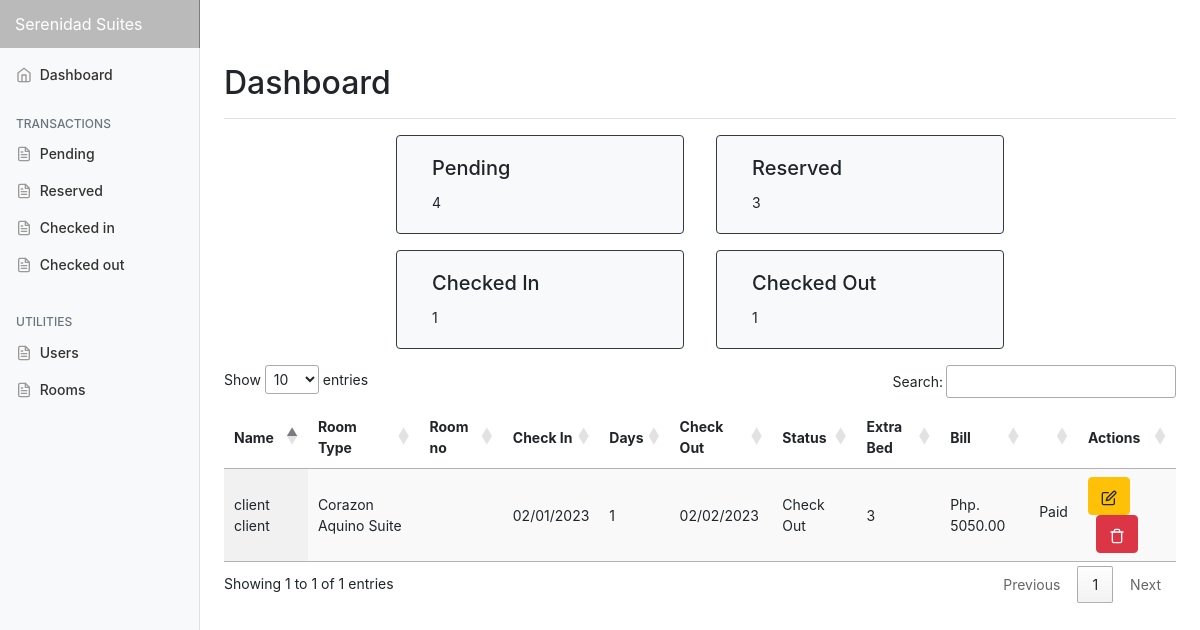
Page /admin/checkedout.php (signed in) on the committed database.
### tables this page shows
CREATE TABLE `transactions` (
  `id` int NOT NULL,
  `guest_id` int NOT NULL,
  `room_id` int NOT NULL,
  `room_no` int DEFAULT NULL,
  `extra_bed` tinyint NOT NULL DEFAULT '0',
  `extra_pax` int DEFAULT NULL,
  `status` varchar(50) DEFAULT NULL,
  `days` int DEFAULT NULL,
  `checkin` varchar(50) DEFAULT NULL,
  `checkin_time` varchar(50) DEFAULT NULL,
  `checkout` varchar(50) DEFAULT NULL,
  `checkout_time` varchar(50) DEFAULT NULL,
  `bill` varchar(50) DEFAULT NULL,
  `balance` int NOT NULL DEFAULT '0',
  `payment` int NOT NULL DEFAULT '0',
  `is_payment_full` tinyint NOT NULL DEFAULT '0',
  `payment_at` datetime DEFAULT NULL,
  `valid_until` varchar(50) DEFAULT NULL,
  `is_unread` tinyint(1) NOT NULL DEFAULT '1',
  `created_at` datetime DEFAULT NULL,
  `updated_at` datetime DEFAULT NULL,
  `remarks` varchar(500) DEFAULT NULL
);

CREATE TABLE `guest` (
  `id` int NOT NULL,
  `uuid` varchar(255) DEFAULT NULL,
  `firstname` varchar(50) NOT NULL,
  `username` varchar(191) DEFAULT NULL,
  `password` varchar(191) DEFAULT NULL,
  `middlename` varchar(30) NOT NULL,
  `lastname` varchar(40) NOT NULL,
  `address` varchar(191) DEFAULT NULL,
  `contactno` varchar(20) NOT NULL,
  `created_at` datetime DEFAULT NULL,
  `updated_at` datetime DEFAULT NULL
);

CREATE TABLE `room` (
  `id` int NOT NULL,
  `room_type` varchar(50) NOT NULL,
  `price` varchar(11) NOT NULL,
  `photo` varchar(100) NOT NULL,
  `description` text,
  `created_at` datetime DEFAULT NULL,
  `updated_at` datetime DEFAULT NULL
);

### models/Model.php (called while the page is built, shortened)
<?php
class Model
{
    protected $host = "localhost";
    protected $database = "db_hor";
    protected $username = "root";
    protected $password = "admin";
    protected $pdo;
    protected $stmt;
    public function connect(){
        try {
            $this->pdo = new PDO("mysql:host={$this->host};dbname={$this->database};charset=utf8","{$this->username}","{$this->password}");
            $this->pdo->setAttribute(PDO::ATTR_ERRMODE, PDO::ERRMODE_EXCEPTION);
            $this->pdo->setAttribute(PDO::ATTR_DEFAULT_FETCH_MODE, PDO::FETCH_ASSOC);
        } catch (PDOException $e) {
            echo $e->getMessage();
        }
    }
    public function setQuery($qry){
        $this->qry = $qry;
        $this->stmt = $this->pdo->query($this->qry);
        return $this;
    }
    public function getAll(){
        try {
            return $this->stmt->fetchAll();
        } catch (PDOException $e) {
            return $e->getMessage();
        }
    }
}

### models/Transaction.php (called while the page is built, shortened)
<?php
Class Transaction extends Model {
    public function getCheckOutTransactions(){
        return $this->setQuery("SELECT
                                A.*,
                                B.firstname,
                                B.middlename,
                                B.lastname,
                                B.address,
                                B.contactno,
                                C.room_type,
                                C.price,
                                C.photo
                                FROM `transactions` as A
                                LEFT JOIN `guest` as B
                                ON A.guest_id = B.id
                                LEFT JOIN `room` as C
                                ON A.room_id = C.id
                                WHERE A.status = 'Check Out'
                                ORDER BY A.created_at DESC
                                ")
                                ->getAll();
    }
}

### admin/checkedout.php (the view, shortened to what this page needs)
<?php
  require_once('includes/header.php');
?>
    <div class="container-fluid">
      <div class="row">
      <?php include('includes/sidebar.php') ?>
        <main role="main" class="col-md-9 ml-sm-auto col-lg-10 pt-3 px-4">
          <div class="d-flex justify-content-between flex-wrap flex-md-nowrap align-items-center pb-2 mb-3 border-bottom">
            <h1 class="h2">Dashboard</h1>
          </div>
        <?php include('includes/counts.php') ?>
        <table id="datatable" class="display">
			<thead>
                <tr>
                    <th>Name</th>
                    <th>Room Type</th>
                    <th>Room no</th>
                    <th>Check In</th>
                    <th>Days</th>
                    <th>Check Out</th>
                    <th>Status</th>
                    <th>Extra Bed</th>
                    <th>Bill</th>
                    <th></th>
                    <th>Actions</th>
                </tr>
			</thead>
			<tbody>
                <?php
                    foreach ($checkedout as $key => $value) {
                ?>
                    <tr>
                        <td><?= $value['firstname']." ".$value['lastname']?></td>
                        <td><?= $value['room_type']?></td>
                        <td><?= $value['room_no']?></td>
                        <td><?= $value['checkin']?></td>
                        <td><?= $value['days']?></td>
                        <td><?= $value['checkout']?></td>
                        <td><?= $value['status']?></td>
                        <td>
                            <?= $value['extra_bed'] == "0"
                                ? "None"
                                : $value['extra_bed']
                            ?>
                        </td>
                        <td><?= "Php. ".$value['bill'].".00"?></td>
                        <td><label class = "">Paid</label></td>
                        <td>
                            <?php
                                if($_SESSION['login-restriction'] == 'admin'){
                            ?>
                            <div class="form-inline">
                                <form action="queries/checkout_resource.php" method="post">
                                    <button class="btn btn-warning"  data-toggle="tooltip" data-placement="top" title="Edit" >
                                        <i data-feather="edit"></i>
                                    </button>
                                </form>
                                <form class="ml-2" action="queries/checkout_resource.php" method="post">
                                    <button class="btn btn-danger"  data-toggle="tooltip" data-placement="top" title="Delete" >
                                        <i data-feather="trash"></i>
                                    </button>
                                </form>
                            </div>
                            <?php
                                }
                            ?>
                        </td>
                    </tr>
                <?php
                    }
                ?>
            </tbody>
		</table>
        </main>
      </div>
    </div>
<?php
  require_once('includes/footer.php');
?>

### admin/css/dashboard.css (style rules this page uses)
body { font-size: .875rem; }
.feather { width: 16px; height: 16px; vertical-align: text-bottom; }
.border-bottom { border-bottom: 1px solid #e5e5e5; }

### rows in the picture
transactions: guest.firstname "client", guest.lastname "client", room.room_type "Corazon Aquino Suite", checkin "02/01/2023", days "1", checkout "02/02/2023", status "Check Out", extra_bed "3", bill "5050"

### other values in the picture
count($pendings) "4"
count($reserved) "3"
count($checkedin) "1"
count($checkedout) "1"
